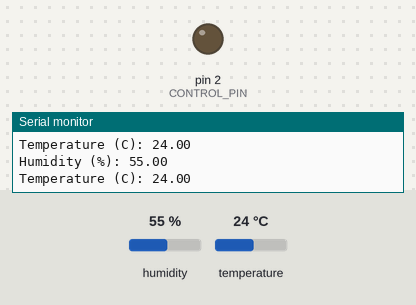
This sketch was run on a simulated Arduino Uno, built with avr-gcc and run on an emulated ATmega328P. Parts: output pins drawn as LEDs (lit = HIGH), the last lines printed to the serial monitor. The inputs (shaded band) are chosen by the test bench; at power-on: temperature 24 °C, humidity 55 %.

Above: at 2.8 s.
2.9 s: temperature set to 27 °C
At 4.4 s:
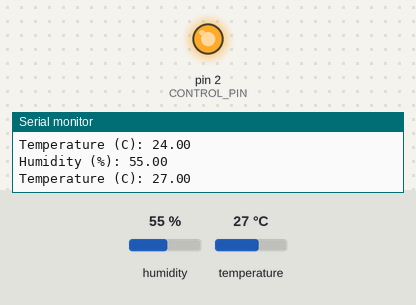
5.6 s: temperature set to 12 °C
At 6.8 s:
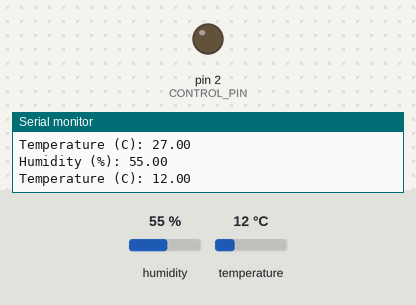
8.3 s: temperature set to 28 °C
At 10.5 s:
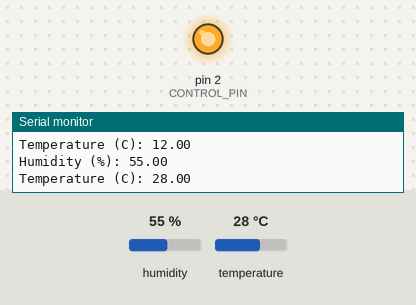
Timing chart, 0 to 12.0 s (numbered marks = the images above; inputs shaded):
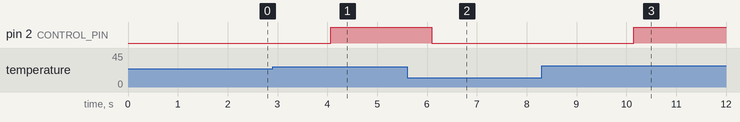

Measured:
- the behaviour switches between 25 and 26 °C on temperature (found by bisection; images 0 and 1)
- after the input at 2.9 s, pin 2 (CONTROL_PIN): LOW → HIGH after 1.2 s
- after the input at 5.6 s, pin 2 (CONTROL_PIN): HIGH → LOW after 0.50 s
- after the input at 8.3 s, pin 2 (CONTROL_PIN): LOW → HIGH after 1.8 s

The sketch:

thermostat.ino
```cpp
#include <dht11.h>

// Do not wire a resistor between the power pin for the temp sensor
#define DHT11PIN 7 // Digital pin 7 for the sensor signal
#define CONTROL_PIN 2 // Digital pin 2 for controlling the transistor

dht11 DHT11;

void setup() {
  Serial.begin(9600);
  pinMode(CONTROL_PIN, OUTPUT); // Set the control pin as an output
}

void loop() {
  Serial.println();

  int chk = DHT11.read(DHT11PIN);

  Serial.print("Humidity (%): ");
  Serial.println((float)DHT11.humidity, 2);
  float temperature = DHT11.temperature;
  Serial.print("Temperature (C): ");
  Serial.println(temperature);

  // You can adjust the temperature to test but the idea
  // is to have the fan turn on when the temp hits certain threshold
  if (temperature > 25) {
    digitalWrite(CONTROL_PIN, HIGH); // Turn ON the transistor
  } else {
    digitalWrite(CONTROL_PIN, LOW); // Turn OFF the transistor
  }

  delay(2000);
}
```
